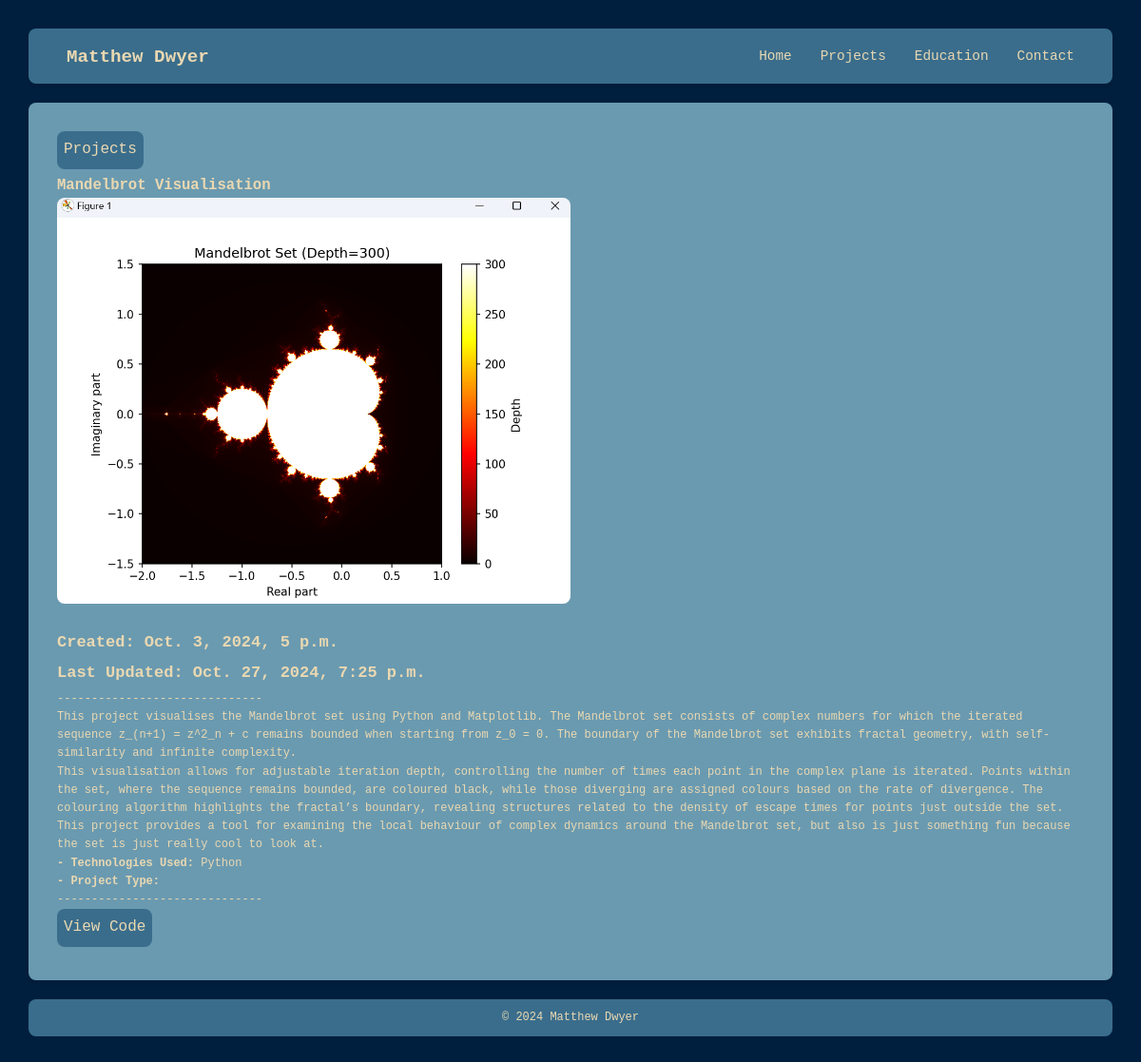
/projects/mandelbrot-visualisation/, run on an earlier commit of the app's database.
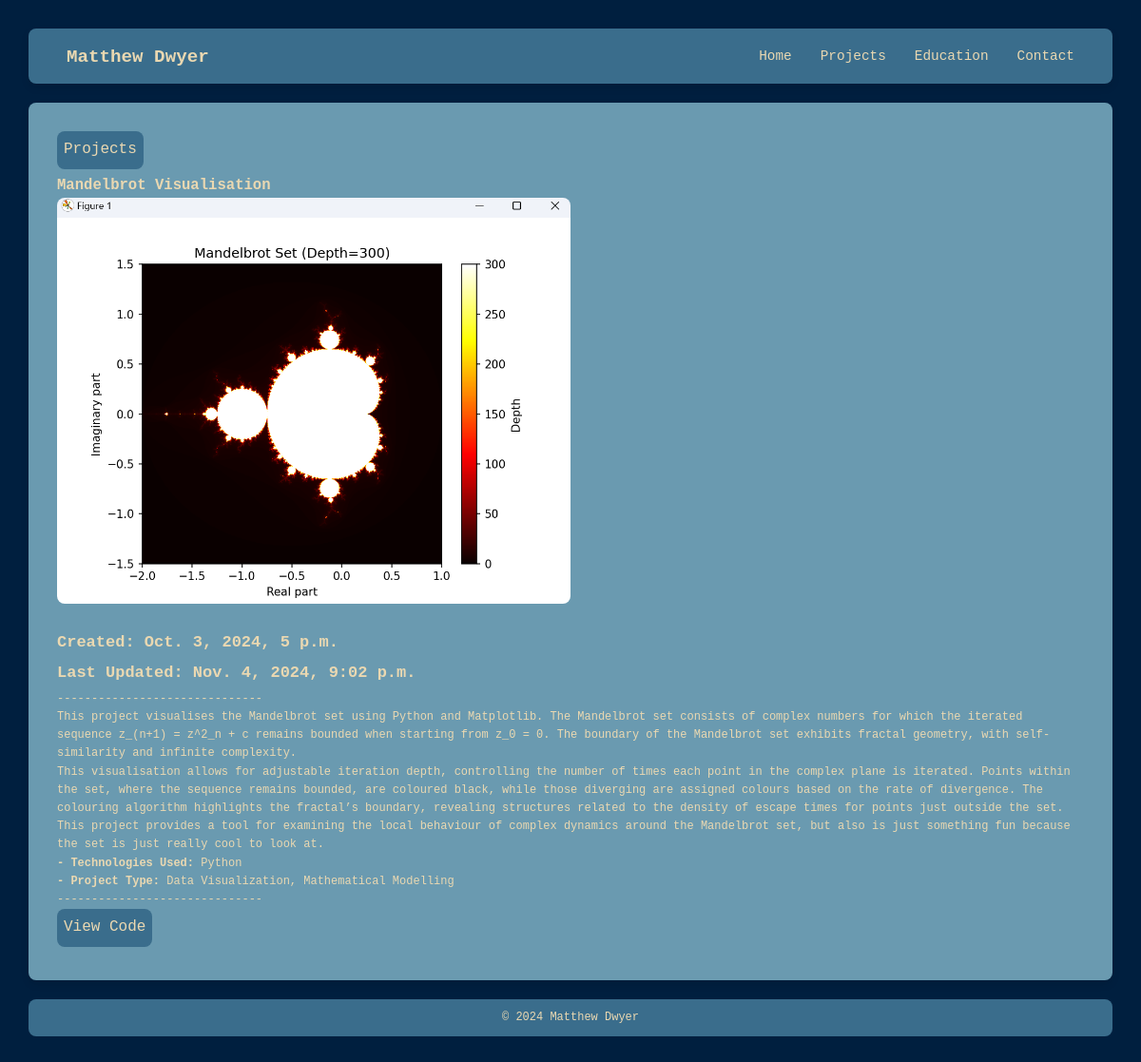
And on a later commit of the database.
### projects/models.py (models this page shows, shortened)
class Project(models.Model):
    title = models.CharField(max_length=200, verbose_name="Project Title")
    slug = models.SlugField(max_length=250, unique=True, blank=True, verbose_name="URL Slug")
    link = models.URLField(
        help_text="Enter a link to the project or repository.",
        blank=True,
        null=True
    )
    description = models.TextField(verbose_name="Project Description")
    created = models.DateTimeField(default=timezone.now, verbose_name="Date Created", editable=True)
    updated = models.DateTimeField(auto_now=True, verbose_name="Last Updated")
    image = models.ImageField(
        upload_to='images/',
        blank=True,
        null=True,
        help_text="Upload an image for the project.",
        verbose_name="Project Image"
    )
    file = models.FileField(
        upload_to='files/',
        blank=True,
        null=True,
        help_text="Upload a file related to the project.",
        verbose_name="Project File"
    )
    technologies = models.ManyToManyField(Technology, related_name="projects", verbose_name="Technologies Used")
    projecttype = models.ManyToManyField(ProjectType, related_name="projects", verbose_name="Project Types")
    def technology_list(self):
        return ", ".join(tech.name for tech in self.technologies.all())
    def type_list(self):
        return ", ".join(type.name for type in self.projecttype.all())
    class Meta:
        ordering = ["-created"]
        verbose_name = "Project"
        verbose_name_plural = "Projects"

class Technology(models.Model):
    name = models.CharField(max_length=100, unique=True, verbose_name="Technology Name")
    type = models.ForeignKey(
        TechnologyType,
        on_delete=models.CASCADE,
        related_name="technologies",
        verbose_name="Type"
    )

class ProjectType(models.Model):
    name = models.CharField(max_length=50, unique=True, verbose_name="Project Type")

### projects/views.py (the view)
# urls.py: path('<slug:slug>/', views.project_detail, name='detail'),
def project_detail(request, slug):
    project = get_object_or_404(Project, slug=slug)
    return render(request, 'projects/detail.html', {'project': project})

### projects/templates/projects/detail.html (shortened to what this page needs)
{% extends 'projects/base.html' %}
{% block content %}
<div class="project-detail">
    <a href="{% url 'projects:list' %}">Projects</a>
    <h2>{{ project.title }}</h2>
    {% if project.image %}
    <img src="{{ project.image.url }}" alt="{{ project.title }}">
    {% endif %}
    <h3><strong>Created: {{ project.created }} </strong></h3>
    <h3><strong>Last Updated: {{ project.updated }}</strong></h3>
    <p>------------------------------</p>
    <p>{{ project.description|linebreaks}}</p>
    <p><strong> - Technologies Used:</strong> {{ project.technology_list }}</p>
    <p><strong> - Project Type:</strong> {{ project.type_list }}</p>
    <p>------------------------------</p>
    {% if project.link %}
        <a href="{{ project.link }}" target="_blank">View Code</a>
    {% endif %}
</div>
{% endblock %}

What changed in the data, as far as the page shows it:
changed Project "Mandelbrot Visualisation": updated "Oct. 27, 2024, 7:25 p.m." → "Nov. 4, 2024, 9:02 p.m."; type_list (not shown) → "Data Visualization, Mathematical Modelling"
